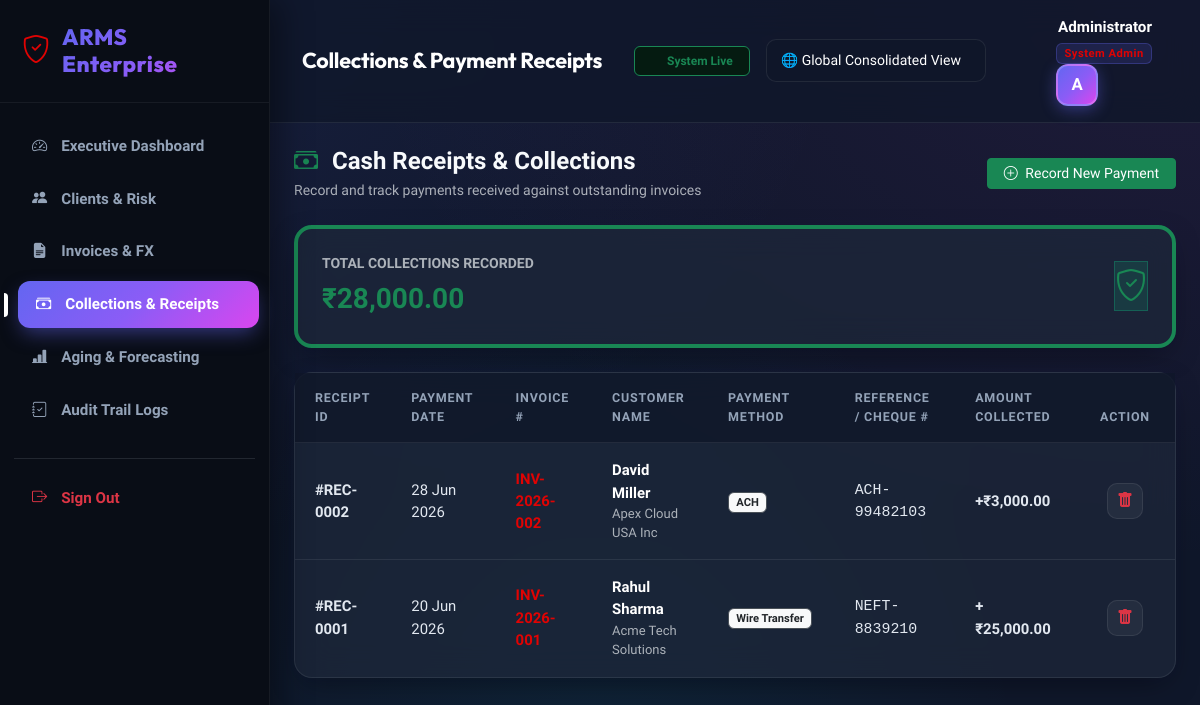
The app's page /payments/index.php (signed in) with its own data.
### tables this page shows
CREATE TABLE payments (
    payment_id INT AUTO_INCREMENT PRIMARY KEY,
    invoice_id INT NOT NULL,
    payment_date DATE NOT NULL,
    amount DECIMAL(12,2) NOT NULL,
    currency_code VARCHAR(10) DEFAULT 'INR',
    fx_rate DECIMAL(10,4) DEFAULT 1.0000,
    payment_method ENUM('Wire Transfer','ACH','Credit Card','UPI','Cheque') DEFAULT 'Wire Transfer',
    reference_no VARCHAR(100),
    remarks TEXT,
    created_at TIMESTAMP DEFAULT CURRENT_TIMESTAMP,
    FOREIGN KEY (invoice_id) REFERENCES invoices(invoice_id) ON DELETE CASCADE
);

CREATE TABLE invoices (
    invoice_id INT AUTO_INCREMENT PRIMARY KEY,
    entity_id INT NOT NULL DEFAULT 1,
    customer_id INT NOT NULL,
    invoice_number VARCHAR(50) UNIQUE NOT NULL,
    invoice_date DATE NOT NULL,
    due_date DATE NOT NULL,
    currency_code VARCHAR(10) DEFAULT 'INR',
    fx_rate DECIMAL(10,4) DEFAULT 1.0000,  
    subtotal DECIMAL(12,2) NOT NULL DEFAULT 0.00,
    tax_amount DECIMAL(12,2) NOT NULL DEFAULT 0.00,
    total_amount DECIMAL(12,2) NOT NULL DEFAULT 0.00,
    paid_amount DECIMAL(12,2) NOT NULL DEFAULT 0.00,
    late_fee DECIMAL(12,2) NOT NULL DEFAULT 0.00,
    status ENUM('Pending','Partially Paid','Paid','Overdue') DEFAULT 'Pending',
    notes TEXT,
    created_at TIMESTAMP DEFAULT CURRENT_TIMESTAMP,
    FOREIGN KEY(entity_id) REFERENCES entities(entity_id) ON DELETE CASCADE,
    FOREIGN KEY(customer_id) REFERENCES customers(customer_id) ON DELETE CASCADE
);

CREATE TABLE customers (
    customer_id INT AUTO_INCREMENT PRIMARY KEY,
    entity_id INT NOT NULL DEFAULT 1,
    customer_name VARCHAR(100) NOT NULL,
    company_name VARCHAR(150),
    email VARCHAR(100),
    phone VARCHAR(20),
    address TEXT,
    city VARCHAR(100),
    state VARCHAR(100),
    country VARCHAR(100),
    currency_code VARCHAR(10) DEFAULT 'INR',
    credit_limit DECIMAL(12,2) DEFAULT 100000.00,
    payment_terms VARCHAR(50) DEFAULT 'Net 30',
    risk_level ENUM('Low','Medium','High') DEFAULT 'Low',
    credit_hold TINYINT(1) DEFAULT 0,  
    created_at TIMESTAMP DEFAULT CURRENT_TIMESTAMP,
    FOREIGN KEY (entity_id) REFERENCES entities(entity_id) ON DELETE CASCADE
);

### payments/index.php (the view, shortened to what this page needs)
<?php
require_once "../config/database.php";
include "../includes/header.php";
include "../includes/sidebar.php";
try {
    $stmt = $conn->query("
        SELECT p.*, i.invoice_number, i.total_amount, c.customer_name, c.company_name
        FROM payments p
        JOIN invoices i ON p.invoice_id = i.invoice_id
        JOIN customers c ON i.customer_id = c.customer_id
        ORDER BY p.payment_id DESC
    ");
    $payments = $stmt->fetchAll(PDO::FETCH_ASSOC);
    $tot_stmt = $conn->query("SELECT COALESCE(SUM(amount), 0) FROM payments");
    $total_collections = $tot_stmt->fetchColumn();
} catch (PDOException $e) {
    die("Database Error: " . $e->getMessage());
}
?>
<div class="content">
    <?php include "../includes/navbar.php"; ?>
    <div class="container-fluid p-4">
        <div class="d-flex flex-column flex-md-row justify-content-between align-items-md-center gap-3 mb-4">
            <div>
                <h4 class="fw-bold mb-1"><i class="bi bi-cash-stack text-success me-2"></i> Cash Receipts & Collections</h4>
                <p class="text-muted small mb-0">Record and track payments received against outstanding invoices</p>
            </div>
            <a href="add.php" class="btn btn-success btn-sm px-3">
                <i class="bi bi-plus-circle me-1"></i> Record New Payment
            </a>
        </div>
        <div class="card-custom p-4 mb-4 bg-blue border-start border-4 border-success">
            <div class="d-flex justify-content-between align-items-center">
                <div>
                    <div class="text-muted small fw-semibold">TOTAL COLLECTIONS RECORDED</div>
                    <div class="fs-3 fw-bold text-success mt-1">₹<?= number_format($total_collections, 2) ?></div>
                </div>
                <div class="stat-icon bg-emerald-light">
                    <i class="bi bi-shield-check fs-2 text-success"></i>
                </div>
            </div>
        </div>
        <div class="card-custom">
            <div class="table-responsive">
                <table class="table table-custom mb-0">
                    <thead>
                        <tr>
                            <th>Receipt ID</th>
                            <th>Payment Date</th>
                            <th>Invoice #</th>
                            <th>Customer Name</th>
                            <th>Payment Method</th>
                            <th>Reference / Cheque #</th>
                            <th>Amount Collected</th>
                            <th width="100" class="text-center">Action</th>
                        </tr>
                    </thead>
                    <tbody>
                        <?php if (count($payments) > 0): ?>
                            <?php foreach ($payments as $p): ?>
                                <tr>
                                    <td class="fw-bold">#REC-<?= str_pad($p['payment_id'], 4, '0', STR_PAD_LEFT) ?></td>
                                    <td class="small"><?= date('d M Y', strtotime($p['payment_date'])) ?></td>
                                    <td>
                                        <a href="../invoices/view.php?id=<?= $p['invoice_id'] ?>" class="fw-bold text-indigo text-decoration-none">
                                            <?= htmlspecialchars($p['invoice_number']) ?>
                                        </a>
                                    </td>
                                    <td>
                                        <div class="fw-semibold text-white"><?= htmlspecialchars($p['customer_name']) ?></div>
                                        <div class="text-muted small"><?= htmlspecialchars($p['company_name'] ?: 'Individual Client') ?></div>
                                    </td>
                                    <td>
                                        <span class="badge bg-light text-dark border"><?= htmlspecialchars($p['payment_method']) ?></span>
                                    </td>
                                    <td class="small font-monospace">
                                        <?= htmlspecialchars($p['reference_no'] ?: 'N/A') ?>
                                    </td>
                                    <td class="fw-bold text-success">
                                        +₹<?= number_format($p['amount'], 2) ?>
                                    </td>
                                    <td class="text-center">
                                        <a href="delete.php?id=<?= $p['payment_id'] ?>" class="btn btn-action btn-light text-danger" title="Void Payment" onclick="return confirm('Are you sure you want to delete/void this payment record?')">
                                            <i class="bi bi-trash-fill"></i>
                                        </a>
                                    </td>
                                </tr>
                            <?php endforeach; ?>
                        <?php endif; ?>
                    </tbody>
                </table>
            </div>
        </div>
    </div>
</div>
<?php include "../includes/footer.php"; ?>

### assets/css/dashboard.css (style rules this page uses)
:root { --primary: #6366f1; --primary-gradient: linear-gradient(135deg, #6366f1 0%, #8b5cf6 50%, #d946ef 100%); --primary-glow: rgba(99, 102, 241, 0.25); --bg-main: #0f172a; --bg-card: rgba(30, 41, 59, 0.7); --bg-card-hover: rgba(30, 41, 59, 0.9); --border-glass: rgba(255, 255, 255, 0.08); --border-highlight: rgba(99, 102, 241, 0.3); --sidebar-bg: #090d16; --sidebar-border: rgba(255, 255, 255, 0.06); --text-main: #f8fafc; --text-muted: #94a3b8; --text-dark: #e2e8f0; --success: #10b981; --success-bg: rgba(16, 185, 129, 0.12); --warning: #f59e0b; --warning-bg: rgba(245, 158, 11, 0.12); --danger: #f43f5e; --danger-bg: rgba(244, 63, 94, 0.12); --info: #06b6d4; --info-bg: rgba(6, 182, 212, 0.12); --shadow-card: 0 10px 30px -10px rgba(0, 0, 0, 0.5), 0 0 15px rgba(99, 102, 241, 0.05); --shadow-hover: 0 20px 40px -15px rgba(99, 102, 241, 0.25), 0 0 25px rgba(168, 85, 247, 0.15); }
body { font-family: 'Plus Jakarta Sans', 'Outfit', sans-serif; background-color: var(--bg-main); background-image: radial-gradient(at 0% 0%, rgba(99, 102, 241, 0.12) 0px, transparent 50%), radial-gradient(at 100% 0%, rgba(217, 70, 239, 0.08) 0px, transparent 50%), radial-gradient(at 50% 100%, rgba(6, 182, 212, 0.08) 0px, transparent 50%); background-attachment: fixed; color: var(--text-main); margin: 0; padding: 0; min-height: 100vh; }
.content { margin-left: 270px; min-height: 100vh; display: flex; flex-direction: column; }
.card-custom { background: var(--bg-card); backdrop-filter: blur(16px); -webkit-backdrop-filter: blur(16px); border: 1px solid var(--border-glass); border-radius: 18px; box-shadow: var(--shadow-card); transition: all 0.3s cubic-bezier(0.4, 0, 0.2, 1); color: var(--text-main); }
.bg-emerald-light { background: rgba(16, 185, 129, 0.15); color: #34d399; border: 1px solid rgba(16, 185, 129, 0.3); }
.text-indigo { color: #e00303 !important; }
.table-custom { color: var(--text-main); margin: 0; }
.table-custom th { background: rgba(15, 23, 42, 0.8) !important; color: var(--text-muted) !important; font-weight: 700; font-size: 0.78rem; text-transform: uppercase; letter-spacing: 0.8px; border-bottom: 1px solid var(--border-glass) !important; padding: 16px 20px !important; }
.table-custom td { padding: 16px 20px !important; vertical-align: middle; color: var(--text-dark) !important; border-bottom: 1px solid var(--border-glass) !important; background: transparent !important; font-size: 0.93rem; }
.btn-action { width: 36px; height: 36px; padding: 0; display: inline-flex; align-items: center; justify-content: center; border-radius: 10px; background: rgba(255, 255, 255, 0.05); border: 1px solid var(--border-glass); color: var(--text-main); transition: all 0.2s ease; }

### records on screen
payments: payment_id "0002", payment_date "28 Jun 2026", invoice.invoice_number "INV-2026-002", customers.customer_name "David Miller", customers.company_name "Apex Cloud USA Inc", payment_method "ACH", reference_no "ACH-99482103", amount "3,000.00"
payments: payment_id "0001", payment_date "20 Jun 2026", invoice.invoice_number "INV-2026-001", customers.customer_name "Rahul Sharma", customers.company_name "Acme Tech Solutions", payment_method "Wire Transfer", reference_no "NEFT-8839210", amount "25,000.00"

### other values on screen
$page_header "Collections & Payment Receipts"
$user_name "Administrator"
$user_role "System Admin"
$initial "A"
$total_collections "28,000.00"
